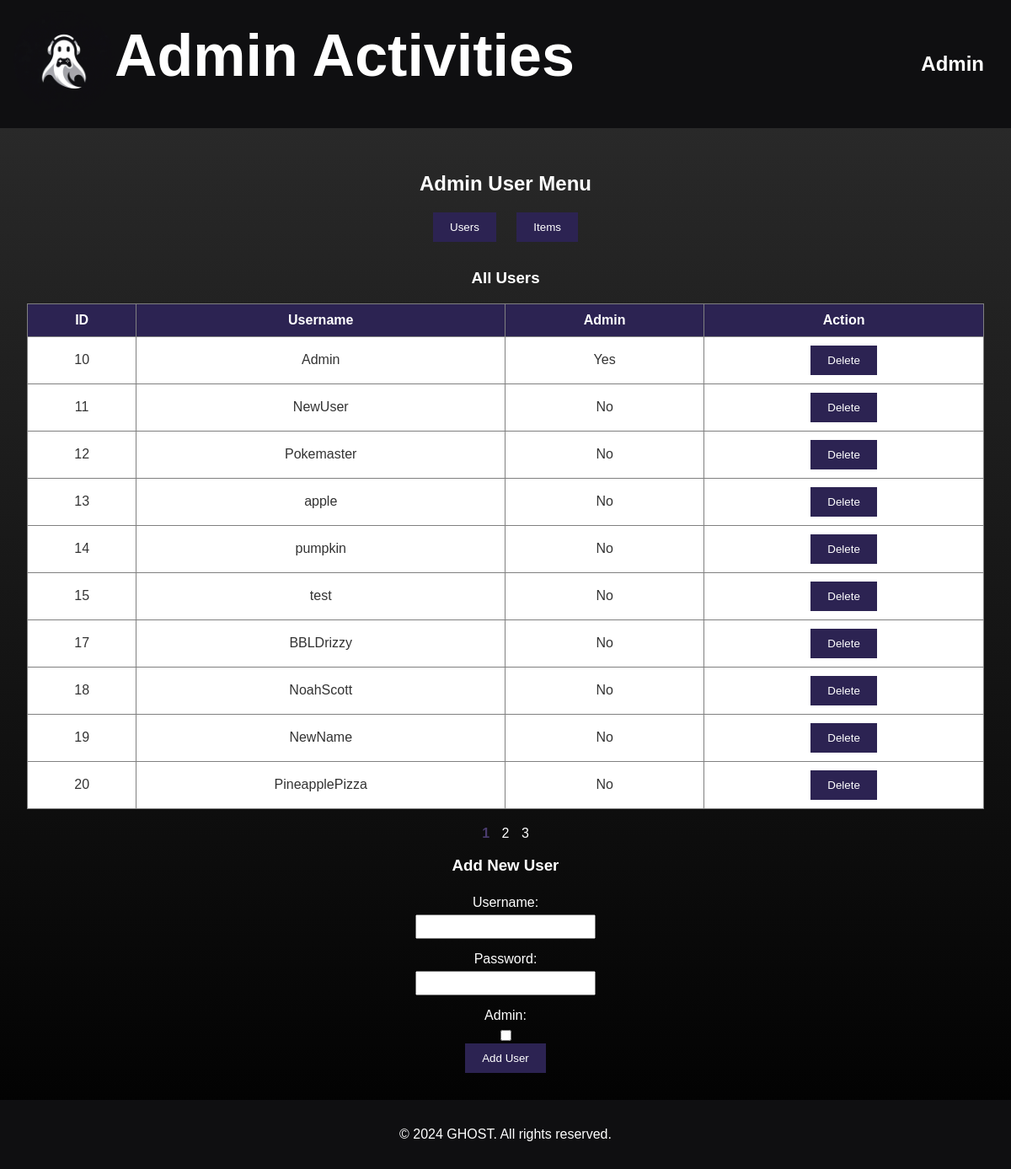
Page /UserMenuAdmin.php (signed in) on the committed database.
### tables this page shows
CREATE TABLE `entity_accounts` (
  `UserID` int(10) NOT NULL AUTO_INCREMENT,
  `Username` varchar(50) DEFAULT NULL,
  `Password` varchar(255) DEFAULT NULL,
  `isAdmin` tinyint(1) DEFAULT NULL,
  PRIMARY KEY (`UserID`)
);

### UserMenuAdmin.php (the view, shortened to what this page needs)
<?php
require 'db-initializer.php';
$userPage = isset($_GET['userPage']) ? (int)$_GET['userPage'] : 1;
$userOffset = ($userPage - 1) * RECORDS_PER_PAGE;
if ($_SERVER['REQUEST_METHOD'] == 'POST') {
    $activeSection = $_POST['activeSection'] ?? 'users';
    if (isset($_POST['delete'])) {
        $userID = $_POST['userID'];
        $sql = "DELETE FROM entity_accounts WHERE UserID = ?";
        $stmt = $pdo->prepare($sql);
        $stmt->execute([$userID]);
    } elseif (isset($_POST['addUser'])) {
        $username = $_POST['username'];
        $password = password_hash($_POST['password'], PASSWORD_BCRYPT);
        $isAdmin = isset($_POST['isAdmin']) ? 1 : 0;
        $sql = "INSERT INTO entity_accounts (Username, Password, isAdmin) VALUES (?, ?, ?)";
        $stmt = $pdo->prepare($sql);
        $stmt->execute([$username, $password, $isAdmin]);
    } elseif (isset($_POST['deleteItem'])) {
        $itemSKU = $_POST['itemSKU'];
        $sql = "DELETE FROM items WHERE ItemSKU = ?";
        $stmt = $pdo->prepare($sql);
        $stmt->execute([$itemSKU]);
    } elseif (isset($_POST['addItem'])) {
        $name = $_POST['name'];
        $description = $_POST['description'];
        $price = $_POST['price'];
        $image = $_POST['image'];
        $sql = "INSERT INTO items (Name, Description, price, Image) VALUES (?, ?, ?, ?)";
        $stmt = $pdo->prepare($sql);
        $stmt->execute([$name, $description, $price ,$image]);
    }
} else {
    $activeSection = $_GET['section'] ?? 'users';
}
$totalUsers = $pdo->query("SELECT COUNT(*) FROM entity_accounts")->fetchColumn();
try {
    $usersStmt = $pdo->prepare("SELECT * FROM entity_accounts LIMIT :limit OFFSET :offset");
    $usersStmt->bindValue(':limit', RECORDS_PER_PAGE, PDO::PARAM_INT);
    $usersStmt->bindValue(':offset', $userOffset, PDO::PARAM_INT);
    $usersStmt->execute();
    $users = $usersStmt->fetchAll();
} catch (\PDOException $e) {
    echo "Error: " . $e->getMessage();
    exit;
}
$totalUserPages = ceil($totalUsers / RECORDS_PER_PAGE);
?>
<!DOCTYPE html>
<html lang="en">
<head>
    <link rel="stylesheet" href="admin.css">
</head>
<body>
    <header class="navbar">
        <div class="container">
            <a href="IndexAdmin.php">
                <img class="logo" src="Logo.webp">
            </a>
            <h1>Admin Activities</h1>
        </div>
        <div class="user">
            <span class="username"><a href="index.php"><?php echo htmlspecialchars($_SESSION['username']); ?></a></span>
        </div>
    </header>
    <main>
        <h2>Admin User Menu</h2>
        <nav>
            <button id="showUsersBtn">Users</button>
            <button id="showItemsBtn">Items</button>
        </nav>
        <section id="usersSection" class="section <?php if ($activeSection == 'users') echo 'active'; ?>">
            <h3>All Users</h3>
            <table border="1">
                <tr><th>ID</th><th>Username</th><th>Admin</th><th>Action</th></tr>
                <?php foreach ($users as $row) { ?>
                    <tr>
                        <td><?php echo $row['UserID']; ?></td>
                        <td><?php echo htmlspecialchars($row['Username']); ?></td>
                        <td><?php echo $row['isAdmin'] ? 'Yes' : 'No'; ?></td>
                        <td>
                            <form method="post" style="display:inline;">
                                <button type="submit" name="delete" onclick="return confirm('Are you sure you want to delete this user?')">Delete</button>
                            </form>
                        </td>
                    </tr>
                <?php } ?>
            </table>
            <div class="pagination">
                <?php for ($i = 1; $i <= $totalUserPages; $i++): ?>
                    <a href="?userPage=<?php echo $i; ?>&section=users" class="<?php if ($i == $userPage) { echo 'active'; } ?>"><?php echo $i; ?></a>
                <?php endfor; ?>
            </div>
            <h3>Add New User</h3>
            <form method="post">
                <label for="username">Username:</label>
                <input type="text" id="username" name="username" required>
                <label for="password">Password:</label>
                <input type="password" id="password" name="password" required>
                <label for="isAdmin">Admin:</label>
                <input type="checkbox" id="isAdmin" name="isAdmin">
                <button type="submit" name="addUser">Add User</button>
            </form>
        </section>
    </main>
    <footer class="footer">
        <p>&copy; 2024 GHOST. All rights reserved.</p>
    </footer>
</body>
</html>

### admin.css (style rules this page uses)
body { font-family: Arial, sans-serif; background: linear-gradient(to bottom, #2e2e2e, #000000); color: #333; margin: 0; padding: 0; overflow-y: auto; }
.navbar { background: #0F0F11; color: white; padding: 1rem; align-items: center; font-size: 1.5rem; display: flex; justify-content: space-between; }
.navbar h1 { margin: 0 auto; text-align: center; }
.user { margin-left: auto; display: flex; align-items: center; }
.username a { color: white; font-weight: bold; margin-right: 1rem; text-decoration: none; }
.container { display: flex; align-items: center; align-content: center; height: 120px; }
.container h1 { font-size: 70px; position: relative; padding-bottom: 20px; }
.logo { width: 120px; height: 120px; border-radius: 50%; }
main { padding: 2rem; }
h2, h3 { color: white; text-align: center; }
nav { text-align: center; margin-bottom: 2rem; }
nav button { padding: 10px 20px; margin: 0 10px; background: #2c2352; color: white; border: none; cursor: pointer; }
.section { display: none; }
.section.active { display: block; }
table { width: 100%; border-collapse: collapse; margin: 0 auto; background: white; }
th, td { padding: 10px; text-align: center; }
th { background: #2c2352; color: white; }
form { display: flex; flex-direction: column; align-items: center; }
form label { margin: 5px 0; }
form input[type="text"], form input[type="password"], form textarea { padding: 5px; margin-bottom: 10px; width: 200px; }
form button { padding: 10px 20px; background: #2c2352; color: white; border: none; cursor: pointer; }
.footer { color: white; text-align: center; padding: 1rem; background: #0F0F11; }
label { color: white; }
.pagination { margin-top: 20px; text-align: center; }
.pagination a { margin: 0 5px; text-decoration: none; color: white; }
.pagination a.active { font-weight: bold; color: #4a3c6e; }

### rows in the picture
entity_accounts: UserID "10", Username "Admin", isAdmin "Yes"
entity_accounts: UserID "11", Username "NewUser", shows "No"
entity_accounts: UserID "12", Username "Pokemaster", shows "No"
entity_accounts: UserID "13", Username "apple", shows "No"
entity_accounts: UserID "14", Username "pumpkin", shows "No"
entity_accounts: UserID "15", Username "test", shows "No"
entity_accounts: UserID "17", Username "BBLDrizzy", shows "No"
entity_accounts: UserID "18", Username "NoahScott"
entity_accounts: UserID "19", Username "NewName", shows "No"
entity_accounts: UserID "20", Username "PineapplePizza", shows "No"

### other values in the picture
$_SESSION['username'] "Admin"
